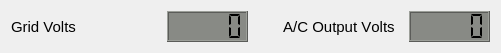
   <widget class="QWidget" name="layoutWidget">
    <property name="geometry">
     <rect>
      <x>11</x>
      <y>664</y>
      <width>501</width>
      <height>33</height>
     </rect>
    </property>
    <layout class="QHBoxLayout" name="horizontalLayout_3">
     <item>
      <widget class="QLabel" name="Grid_Volts_label">
       <property name="font">
        <font>
         <pointsize>11</pointsize>
        </font>
       </property>
       <property name="text">
        <string>Grid Volts</string>
       </property>
      </widget>
     </item>
     <item>
      <widget class="QLCDNumber" name="Grid_Volts_LCD">
       <property name="minimumSize">
        <size>
         <width>81</width>
         <height>31</height>
        </size>
       </property>
       <property name="maximumSize">
        <size>
         <width>81</width>
         <height>31</height>
        </size>
       </property>
       <property name="font">
        <font>
         <pointsize>11</pointsize>
         <weight>50</weight>
         <bold>false</bold>
        </font>
       </property>
       <property name="styleSheet">
        <string notr="true">QLCDNumber{
background-color: rgb(136, 138, 133);
}</string>
       </property>
       <property name="digitCount">
        <number>5</number>
       </property>
       <property name="segmentStyle">
        <enum>QLCDNumber::Flat</enum>
       </property>
       <property name="value" stdset="0">
        <double>0.000000000000000</double>
       </property>
      </widget>
     </item>
     <item>
      <widget class="QLabel" name="AC_Out_Volts_label">
       <property name="enabled">
        <bool>true</bool>
       </property>
       <property name="font">
        <font>
         <pointsize>11</pointsize>
         <kerning>false</kerning>
        </font>
       </property>
       <property name="text">
        <string>A/C Output Volts  </string>
       </property>
       <property name="alignment">
        <set>Qt::AlignRight|Qt::AlignTrailing|Qt::AlignVCenter</set>
       </property>
      </widget>
     </item>
     <item>
      <widget class="QLCDNumber" name="AC_Out_Volts_LCD">
       <property name="minimumSize">
        <size>
         <width>81</width>
         <height>31</height>
        </size>
       </property>
       <property name="maximumSize">
        <size>
         <width>81</width>
         <height>31</height>
        </size>
       </property>
       <property name="font">
        <font>
         <pointsize>11</pointsize>
         <weight>50</weight>
         <bold>false</bold>
        </font>
       </property>
       <property name="styleSheet">
        <string notr="true">QLCDNumber{
background-color: rgb(136, 138, 133);
}</string>
       </property>
       <property name="digitCount">
        <number>5</number>
       </property>
       <property name="segmentStyle">
        <enum>QLCDNumber::Flat</enum>
       </property>
       <property name="value" stdset="0">
        <double>0.000000000000000</double>
       </property>
      </widget>
     </item>
    </layout>
   </widget>
